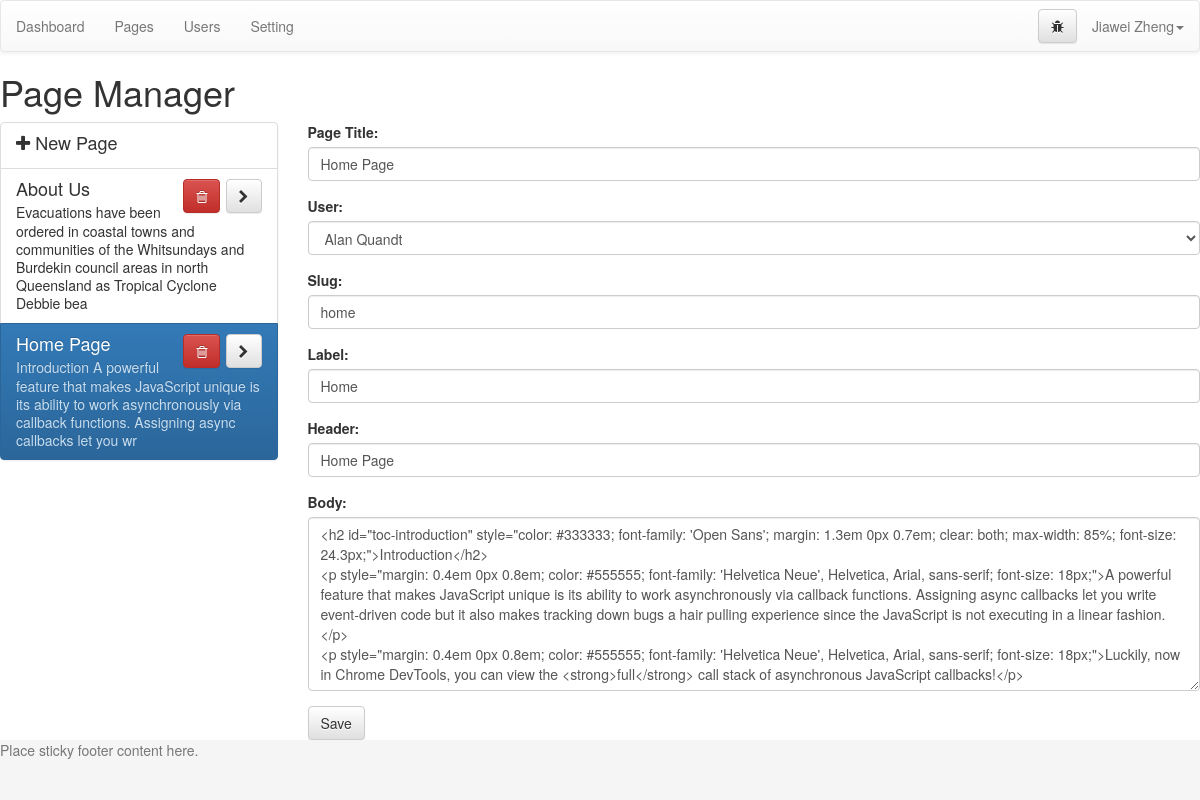
Screenshot of /admin/index.php?page=pages&id=19 (signed in) with the database file from the repository.
### tables this page shows
CREATE TABLE `pages` (
  `id` mediumint(9) NOT NULL,
  `user` mediumint(9) DEFAULT '0',
  `slug` varchar(300) NOT NULL,
  `label` varchar(100) NOT NULL,
  `title` varchar(200) NOT NULL,
  `header` varchar(300) NOT NULL,
  `body` longtext NOT NULL
);

### admin/index.php (called while the page is built)
<?php
  include('template/header.php');
  include('views/'.$page.'.php');
  include('template/footer.php');
?>

### admin/functions/data.php (called while the page is built, shortened)
<?php
function data_user($dbc, $id) {
  if(is_numeric($id)) {
    $cond = "where id = '$id'";
  }else {
    $cond = "where email = '$id'";
  }
  $q = "select * from users $cond";
  $r = mysqli_query($dbc, $q);
  $data = mysqli_fetch_assoc($r);
  $data['fullname'] = $data['first'].' '.$data['last'];
  $data['fullname_reverse'] = $data['last'].', '.$data['first'];
  return $data;
}
function data_page($dbc, $id) {
  $q = "SELECT * FROM pages WHERE id = $id";
  $result = mysqli_query($dbc,$q);
  $data = mysqli_fetch_assoc($result);
  $data['body_nohtml'] = strip_tags($data['body']);
  if($data['body'] == $data['body_nohtml']) {
    $data['body_formatted'] = '<p>'.$data['body'].'</p>';
  }else {
    $data['body_formatted'] = $data['body'];
  }
  return $data;
}
?>

### admin/config/queries.php (called while the page is built, shortened)
<?php
  switch ($page) {
    case 'pages':
      if(isset($_GET['id'])) {
        $opened = data_page($dbc, $_GET['id']);
      }
    break;
  }

### admin/config/setup.php (called while the page is built, shortened)
<?php
include('../config/connection.php');
include('functions/data.php');
if(isset($_GET['page'])) {
  $page = $_GET['page'];
}else {
  $page = 'dashboard';
}
include('config/queries.php');
?>

### admin/views/pages.php (the view, shortened to what this page needs)
<h1>Page Manager</h1>
<div class="row">
  <div class="col-md-3">
    <div class="list-group">
      <a class="list-group-item" href="index.php?page=pages">
        <h4 class="list-group-item-heading"><i class="fa fa-plus"></i> New Page</h4>
      </a>
      <?php
        $q = "select * from pages order by title ASC";
        $r = mysqli_query($dbc, $q);
        while ($list = mysqli_fetch_assoc($r)) {
          $blurb = substr(strip_tags($list['body']), 0, 160);
          ?>
          <div id="page_<?php echo $list['id'] ?>" class="list-group-item <?php selected($list['id'], $opened['id'], 'active'); ?>" >
            <h4 class="list-group-item-heading">
              <?php echo $list['title'] ?>
              <span class="pull-right">
                <a href="#" id="del_<?php echo $list['id'] ?>" class="btn btn-danger btn-delete"><i class="fa fa-trash-o"></i></a>
                <a href="index.php?page=pages&id=<?php echo $list['id'] ?>" class="btn btn-default"><i class="fa fa-chevron-right"></i></a>
              </span>
            </h4>
            <p class="list-group-item-text"><?php echo $blurb ?></p>
          </div>
      <?php } ?>
    </div>
  </div>
  <div class="col-md-9">
    <form action="index.php?page=pages&id=<?php echo $opened['id']; ?>" method="post" role="form">
      <div class="form-group">
        <label for="title">Page Title:</label>
        <input class="form-control" type="text" name="title" value="<?php echo $opened['title'] ?>" id="title" placeholder="Page Title">
      </div>
      <div class="form-group">
        <label for="user">User:</label>
        <select class="form-control" name="user" id="user">
        <?php
          $q = "select id from users order by first ASC";
          $r = mysqli_query($dbc, $q);
          while ($user_list = mysqli_fetch_assoc($r)) {
            $user_data = data_user($dbc, $user_list['id']);
            ?>
            <option value="<?php echo $user_data['id']; ?>" <?php if(isset($_GET['id'])) {selected($user_data['id'], $opened['user'], 'selected'); }else {selected($user_data['id'], $user['id'], 'selected'); } ?>><?php echo $user_data['fullname']; ?></option>
        <?php } ?>
        </select>
      </div>
      <div class="form-group">
        <label for="slug">Slug:</label>
        <input class="form-control" type="text" name="slug" id="slug" value="<?php echo $opened['slug'] ?>" placeholder="Page Slug">
      </div>
      <div class="form-group">
        <label for="label">Label:</label>
        <input class="form-control" type="text" name="label" id="label" value="<?php echo $opened['label'] ?>" placeholder="Page Label">
      </div>
      <div class="form-group">
        <label for="header">Header:</label>
        <input class="form-control" type="text" name="header" id="header" value="<?php echo $opened['header'] ?>" placeholder="Page Header">
      </div>
      <div class="form-group">
        <label for="body">Body:</label>
        <textarea class="form-control editor" name="body" id="body" rows="8" placeholder="Page Body"><?php echo $opened['body'] ?></textarea>
      </div>
      <button type="submit" class="btn btn-default">Save</button>
    </form>
  </div>
</div>

### admin/config/css.php (style rules this page uses)
html { position: relative; min-height: 100%; }
body { margin-bottom: 60px; }

### rows the page displays
pages: title "About Us", body "Evacuations have been ordered in coastal towns and communities of the Whitsundays and Burdekin council areas in north Queensland as Tropical Cyclone Debbie bea"
pages: title "Home Page", body "Introduction A powerful feature that makes JavaScript unique is its ability to work asynchronously via callback functions. Assigning async callbacks let you wr", slug "home", label "Home", header "Home Page", body "<h2 id=\"toc-introduction\" style=\"color: #333333; font-family: 'Open Sans'; margin: 1.3em 0px 0.7em; clear: both; max-width: 85%; font-size: 24.3px;\">Introduction</h2> <p style=\"margin: 0.4em 0px 0.8em; color: #555555; font-family: 'Helvetica Neue', Helvetica, Arial, sans-serif; font-size: 18px;\">A powerful feature that makes JavaScript unique is its ability to work asynchronously via callback functions. Assigning async callbacks let you write event-driven code but it also makes tracking down bugs a hair pulling experience since the JavaScript is not executing in a linear fashion.</p> <p style=\"margin: 0.4em 0px 0.8em; color: #555555; font-family: 'Helvetica Neue', Helvetica, Arial,…"

### other values shown
$user['fullname'] "Jiawei Zheng"
form field user "Alan Quandt"
